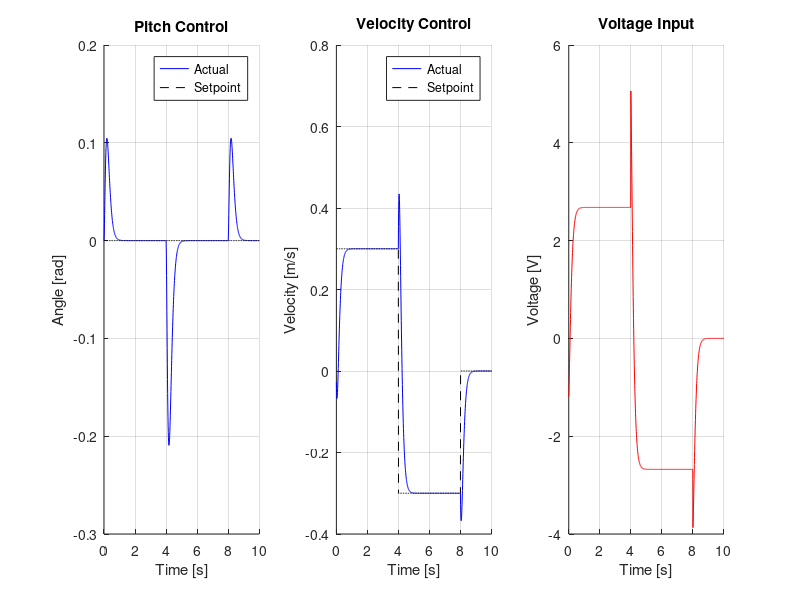

Write the MATLAB code that produced this figure.
%% BalBot State Space Control Simulator
% Created by Dan Oates (WPI Class of 2020)
clear
clc

%% Robot Constants

% Base Constants
Ix = 0.00238;   % Pitch inertia [kg*m^2]
Iz = 0.00150;   % Yaw inertia [kg*m^2]
m = 0.95;       % Robot mass [kg]
g = 9.81;       % Gravity [m/s^2]
dG = 0.028;     % Axis-to-CG distance [m]
dB = 0.171;     % Wheel base [m]
Rw = 0.0336;    % Wheel radius [m]
Rm = 12.0;      % Motor resistnace [Ohm]
Kv = 0.30;      % Motor back-EMF [V/(rad/s)]
Kt = 0.44;      % Motor torque [N*m/A]

% Derived Constants
Gt = Rm/(2*Kt); % Torque gain [V/(N*m)]
Gv = Kv/Rw;     % velocity gain [V/(m/s)]
Tg = m*g*dG;    % Gravitational torque [N*m]

%% Control Constants

% Pole Placement
px = 10;

% State Space Matrices
A = zeros(3);
A(1,2) = Tg / Ix;
A(1,3) = Gv / (Gt * Ix);
A(2,1) = 1;
A(3,3) = -Gv / (Gt * m * Rw);
B = zeros(3, 1);
B(1) = -1 / (Gt * Ix);
B(3) = 1 / (Gt * m * Rw);
K1 = -(Gt*Ix^2/Tg)*px^3 -(3*Gt*Ix)*px;
K2 = -Gt*Tg - (3*Gt*Ix)*px^2;
K3 = -Gv - (Gt*Ix*Rw*m/Tg)*px^3;
K = [K1, K2, K3];

%% Simulation Setup

% Time Parameters
t_sim = 0.01;   % Simulation step size [s]
t_max = 10;     % Simulation duration [s]

% Time Vectors
t = (0 : t_sim : t_max).';  % Time vector [s]
n = length(t);              % Simulation length [frames]
vel_act = zeros(n, 1);      % Velocity [m/s]
pitch_act = zeros(n, 1);    % Pitch angle [rad]
pitch_cmd = zeros(n, 1);    % Pitch cmd [rad]
voltage = zeros(n, 1);      % Voltage input [V]

% Velocity Command
vel_cmd = zeros(n, 1);
vel_cmd(t >= 0) = 0.3;
vel_cmd(t >= 4) = -0.3;
vel_cmd(t >= 8) = 0.0;

%% Simulation Loop
x = [0; 0; 0];
for i = 1 : n
    
    % Reference input
    xr = [0; 0; vel_cmd(i)];
    ur = Gv * xr(3);
    
    % Controller simulation
    voltage(i) = ur + K*(xr - x);
    u = voltage(i);
    
    % Dynamic simulation
    x = x + (A*x + B*u)*t_sim;
    vel_act(i) = x(3);
    pitch_act(i) = x(2);
end

%% Plot Results
figure(1)
clf

% Pitch Control
subplot(1, 3, 1)
hold on, grid on
title('Pitch Control')
xlabel('Time [s]')
ylabel('Angle [rad]')
plot(t, pitch_act, 'b-')
plot(t, pitch_cmd, 'k--')
legend('Actual', 'Setpoint')
xlim([min(t), max(t)])

% Velocity Control
subplot(1, 3, 2)
hold on, grid on
title('Velocity Control')
xlabel('Time [s]')
ylabel('Velocity [m/s]')
plot(t, vel_act, 'b-')
plot(t, vel_cmd, 'k--')
legend('Actual', 'Setpoint')
xlim([min(t), max(t)])

% Voltage Input
subplot(1, 3, 3)
hold on, grid on
title('Voltage Input')
xlabel('Time [s]')
ylabel('Voltage [V]')
plot(t, voltage, 'r-')
xlim([min(t), max(t)])